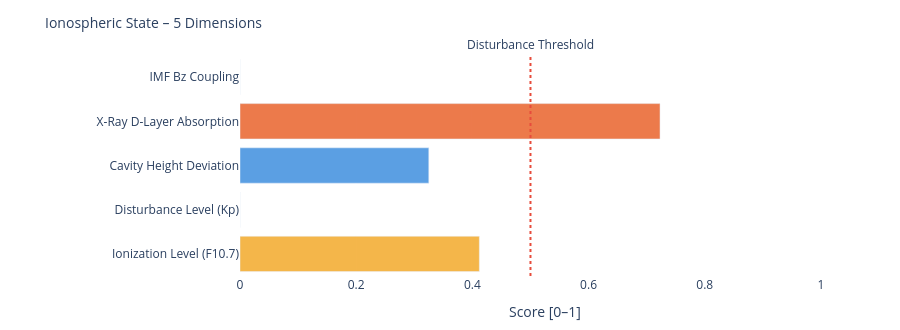

Write notebook code for a chart like this one.
### Markdown cell above
---
### 📐 Systemic Insight: Geometric Cavity vs. Real Schumann Resonance

**Relevant for:** Layer 6 = delta analysis &nbsp;|&nbsp; Layer 7 = feature vector / system interpretation

A cavity height change from 80 km to 70 km shifts the **idealized geometric frequencies** only minimally:

| Modus | Aktuell | Referenz | Δ |
|-------|---------|----------|---|
| SR-1 | 10.4762 Hz | 10.4599 Hz | +16 mHz |
| SR-2 | 18.1452 Hz | 18.1171 Hz | +28 mHz |
| SR-3 | 25.6612 Hz | 25.6215 Hz | +40 mHz |
| SR-4 | 33.1285 Hz | 33.0772 Hz | +51 mHz |

The geometric effect is limited because 10 km is very small compared to Earth's radius (~6371 km).

**Consequence:** Real Schumann deviations are likely driven more strongly by **conductivity, damping, day/night structure, lightning distribution and source geometry** than by pure cavity height.

---

**Layer 6 compares:**
```
geometric Δ from Layer 4  vs.  observed Δ from real Schumann measurement data
```

**Layer 7 Feature:**
```
If real Δ >> geometric Δ  →  non-geometric factors dominant
```

### Code cell
# ============================================================
# IONOSPHERIC STATE – Summary gauge
# Five dimensions: ionization, disturbance, cavity height, X-Ray, Bz coupling
# ============================================================

def norm(v, lo, hi):
    if v is None: return None
    return round(max(0.0, min(1.0, (v - lo) / (hi - lo))), 3)

# Ionization level (F10.7 → F2-Layer)
ioniz = norm(f107_val, 60, 250)

# Disturbance level (Kp → E/F-Layer irregularities)
disturb = norm(kp_val, 0, 9)

# Cavity height deviation from reference (80 km)
h_dev = norm(abs(h_eff - 80), 0, 20)

# X-Ray ionization (D-Layer absorption)
xray_ioniz = None
if xray_now is not None:
    xray_ioniz = norm(math.log10(max(xray_now, 1e-9)) + 9, 0, 5)

# Bz coupling (southward Bz → stronger magnetosphere-ionosphere coupling)
bz_coupling = norm(-(bz_now or 0), -5, 30) if bz_now is not None else None

dims = [
    ('Ionization Level (F10.7)',    ioniz,      '#F2A623'),
    ('Disturbance Level (Kp)',      disturb,    '#7F77DD'),
    ('Cavity Height Deviation',     h_dev,      '#378ADD'),
    ('X-Ray D-Layer Absorption',    xray_ioniz, '#E85D24'),
    ('IMF Bz Coupling',             bz_coupling,'#534AB7'),
]

fig = go.Figure()
for name, val, col in dims:
    if val is not None:
        h = int(val * 20)
        bar = '█' * h + '░' * (20 - h)
        label = f'{name}:  {bar}  {val:.3f}'
    else:
        label = f'{name}:  {"─" * 20}  n/a'
    fig.add_trace(go.Bar(
        x=[val if val is not None else 0],
        y=[name],
        orientation='h',
        marker_color=col, opacity=0.82,
        showlegend=False
    ))

fig.add_vline(x=0.5, line_dash='dot', line_color='#e74c3c',
              annotation_text='Disturbance Threshold', annotation_position='top')
fig.update_layout(
    title=dict(text='Ionospheric State – 5 Dimensions', font=dict(size=14)),
    xaxis=dict(title='Score [0–1]', range=[0, 1.05]),
    height=330, plot_bgcolor='rgba(0,0,0,0)', paper_bgcolor='rgba(0,0,0,0)',
    margin=dict(l=240, r=50, t=55, b=40)
)
fig.show()

print(f'\nIonospheric state:')
for name, val, _ in dims:
    print(f'  {name:<35} {val:.3f}' if val is not None else f'  {name:<35} n/a')

### Figure 1 — Plotly figure (JSON) as saved in the notebook; plotly's stock layout.template omitted (floating-point values rounded to 4 significant figures)
{"data": [{"marker": {"color": "#F2A623"}, "opacity": 0.82, "orientation": "h", "showlegend": false, "type": "bar", "x": [0.412], "y": ["Ionization Level (F10.7)"]}, {"marker": {"color": "#7F77DD"}, "opacity": 0.82, "orientation": "h", "showlegend": false, "type": "bar", "x": [0.0], "y": ["Disturbance Level (Kp)"]}, {"marker": {"color": "#378ADD"}, "opacity": 0.82, "orientation": "h", "showlegend": false, "type": "bar", "x": [0.325], "y": ["Cavity Height Deviation"]}, {"marker": {"color": "#E85D24"}, "opacity": 0.82, "orientation": "h", "showlegend": false, "type": "bar", "x": [0.723], "y": ["X-Ray D-Layer Absorption"]}, {"marker": {"color": "#534AB7"}, "opacity": 0.82, "orientation": "h", "showlegend": false, "type": "bar", "x": [0.0], "y": ["IMF Bz Coupling"]}], "layout": {"annotations": [{"showarrow": false, "text": "Disturbance Threshold", "x": 0.5, "xanchor": "center", "xref": "x", "y": 1, "yanchor": "bottom", "yref": "y domain"}], "height": 330, "margin": {"b": 40, "l": 240, "r": 50, "t": 55}, "paper_bgcolor": "rgba(0,0,0,0)", "plot_bgcolor": "rgba(0,0,0,0)", "shapes": [{"line": {"color": "#e74c3c", "dash": "dot"}, "type": "line", "x0": 0.5, "x1": 0.5, "xref": "x", "y0": 0, "y1": 1, "yref": "y domain"}], "title": {"font": {"size": 14}, "text": "Ionospheric State – 5 Dimensions"}, "xaxis": {"range": [0, 1.05], "title": {"text": "Score [0–1]"}}}}
